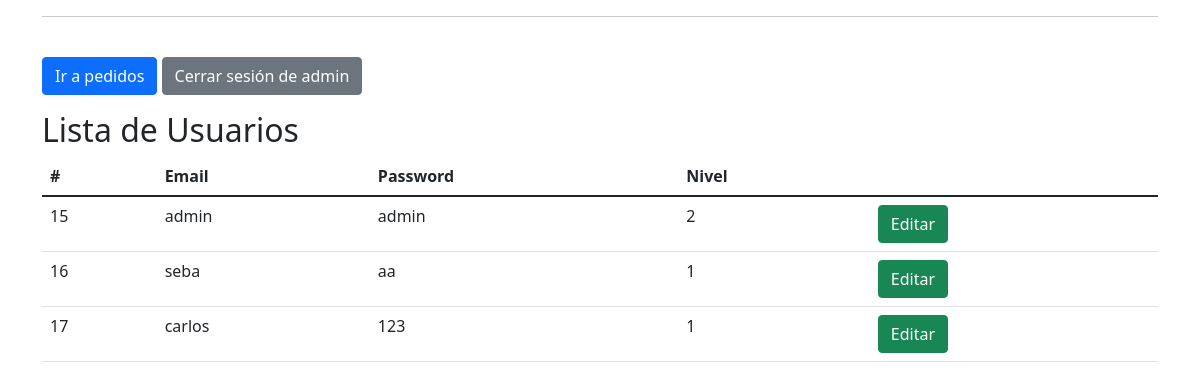
/usuarios_registrados.php (signed in), run on the app's committed database.
### tables this page shows
CREATE TABLE `usuario` (
  `id_usuario` int(11) NOT NULL,
  `nombre` varchar(10) DEFAULT NULL,
  `apellido` varchar(20) DEFAULT NULL,
  `email` varchar(255) DEFAULT NULL,
  `contraseña` varchar(255) NOT NULL,
  `nivel` int(1) DEFAULT 1
);

### funciones.php (called while the page is built, shortened)
<?php
function escapar($html){
    return htmlspecialchars($html, ENT_QUOTES | ENT_SUBSTITUTE, "UTF-8");
}

### usuarios_registrados.php (the view, shortened to what this page needs)
<?php
include 'funciones.php';
$error = false;
$config = include 'config.php';
try {
    $dsn = 'mysql:host=' . $config['db']['host'] . ';dbname=' . $config['db']['name'];
    $conexion = new PDO($dsn, $config['db']['user'], $config['db']['pass'], $config['db']['options']);
    if (isset($_POST['nombre'])) {
        $consultaSQL = "SELECT * FROM usuario WHERE email LIKE '%" . $_POST['nombre'] . "%'";
    } else {
        $consultaSQL = "SELECT * FROM usuario";
    }
    $sentencia = $conexion->prepare($consultaSQL);
    $sentencia->execute();
    $productos = $sentencia->fetchAll();
} catch(PDOException $error) {
    $error= $error->getMessage();
}
   $titulo = isset($_POST['nombre']) ? 'Lista de Usuarios (' . $_POST['nombre'] . ')' : 'Lista de Usuarios';
?>
<?php include "templates/header.php"; ?>
<div class="container">
  <div class="row">
    <div class="col-md-12">
	    <hr>
	    <a href="inicio_crud.php"  class="btn btn-primary mt-4">Ir a pedidos</a>
	  <a href="logout.php"  class="btn btn-secondary mt-4">Cerrar sesión de <?php echo $_SESSION["nombre"] ?> </a>
    </div>
  </div>
</div>
<div class="container">
  <div class="row">
    <div class="col-md-12">
      <h2 class="mt-3"><?= $titulo ?></h2>
      <table class="table">
        <thead>
          <tr>
            <th>#</th>
            <th>Email</th>
            <th>Password</th>
            <th>Nivel</th>
          </tr>
        </thead>
        </div>
        <tbody>
          <?php
          if ($productos && $sentencia->rowCount() > 0) {
            foreach ($productos as $fila) {
              ?>
              <tr>
                <td><?php echo escapar ($fila["id_usuario"]);?></td>
                <td><?php echo escapar($fila["email"]); ?></td>
                <td><?php echo escapar($fila["contraseña"]); ?></td>
                <td><?php echo escapar($fila["nivel"]); ?></td>
                <td>
                <a href="editar_u.php?id_usuario=<?php echo escapar ($fila["id_usuario"]); ?>" class="btn btn-success">Editar</a>
                </td>
              </tr>
              <?php
            }
          }
          ?>
    </div>
  </div>
<?php include "templates/footer.php"; ?>

### data on the page
usuario: id_usuario "15", email "admin", contraseña "admin", nivel "2"
usuario: id_usuario "16", email "seba", contraseña "aa", nivel "1"
usuario: id_usuario "17", email "carlos", contraseña "123", nivel "1"

### other printed values
$_SESSION["nombre"] "admin"
$titulo "Lista de Usuarios"
